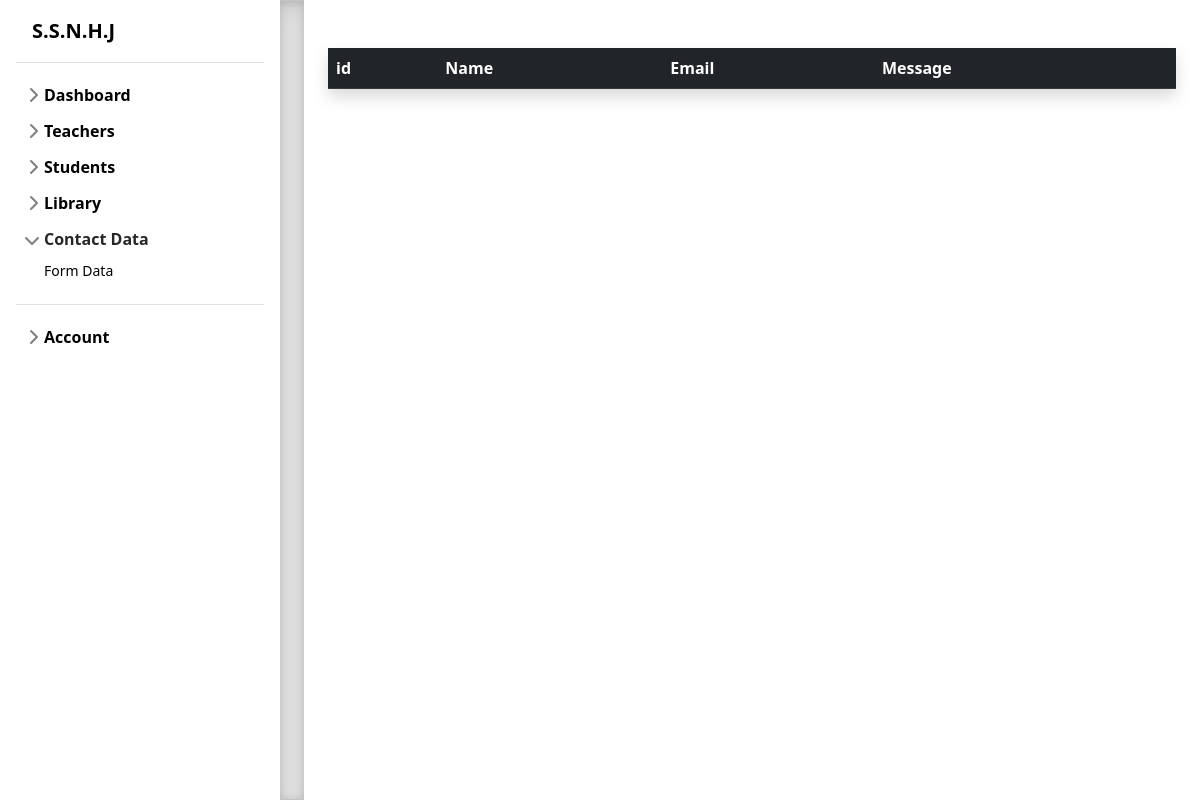
The page /dashboard/contact-data.php (signed in) on the database as committed earlier.
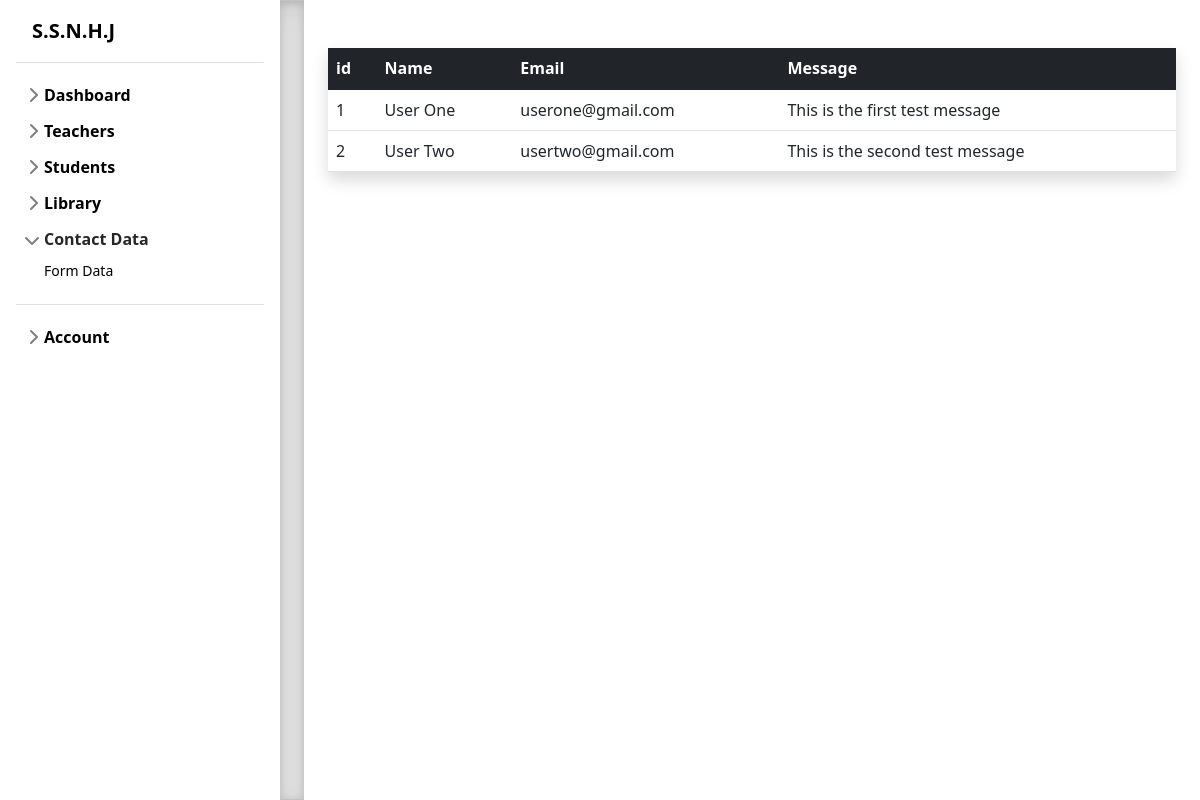
The same page on the database as committed later.
### tables this page shows
CREATE TABLE `contact` (
  `id` int(10) NOT NULL,
  `name` varchar(255) NOT NULL,
  `email` varchar(255) NOT NULL,
  `message` varchar(255) NOT NULL
);

### dashboard/contact-data.php (the view, shortened to what this page needs)
<?php
include 'components/header.php';
include 'connection.php' ?>
<main class="d-flex flex-nowrap">
  <slider class="flex-shrink-0 p-3" style="width: 280px;">
    <a href="index.php" class="d-flex align-items-center pb-3 mb-3 link-body-emphasis text-decoration-none border-bottom">
    <span class="fs-5 ms-3 fw-semibold">S.S.N.H.J</span>
    </a>
    <ul class="list-unstyled ps-0">
        <li class="mb-1">
          <button class="btn btn-toggle d-inline-flex align-items-center rounded border-0 collapsed" data-bs-toggle="collapse" data-bs-target="#dashboard-collapse" aria-expanded="false">
            Dashboard
          </button>
        </li>
        <li class="mb-1">
          <button class="btn btn-toggle d-inline-flex align-items-center rounded border-0 collapsed" data-bs-toggle="collapse" data-bs-target="#teachers-collapse" aria-expanded="false">
            Teachers
          </button>
        </li>
        <li class="mb-1">
          <button class="btn btn-toggle d-inline-flex align-items-center rounded border-0 collapsed" data-bs-toggle="collapse" data-bs-target="#students-collapse" aria-expanded="false">
            Students
          </button>
        </li>
        <li class="mb-1">
          <button class="btn btn-toggle d-inline-flex align-items-center rounded border-0 collapsed" data-bs-toggle="collapse" data-bs-target="#library-collapse" aria-expanded="false">
            Library
          </button>
        </li>
      <li class="mb-1">
        <button class="btn btn-toggle d-inline-flex align-items-center rounded border-0 collapsed" data-bs-toggle="collapse" data-bs-target="#contact-data-collapse" aria-expanded="true">
          Contact Data
        </button>
        <div class="collapse show" id="contact-data-collapse">
          <ul class="btn-toggle-nav list-unstyled fw-normal pb-1 small">
            <li><a href="contact-data.php#form-data" class="link-body-emphasis d-inline-flex text-decoration-none rounded">Form Data</a></li>
          </ul>
        </div>
      </li>
        <li class="border-top my-3"></li>
        <li class="mb-1">
          <button class="btn btn-toggle d-inline-flex align-items-center rounded border-0 collapsed" data-bs-toggle="collapse" data-bs-target="#account-collapse" aria-expanded="false">
            Account
          </button>
        </li>
    </ul>
  </slider>
<div class="b-example-divider b-example-vr"></div>
<div class="main_container py-4 px-4 w-100">
  <div class="full_block py-4 " id="form-data">
    <table class="table table-hover shadow ">
      <thead>
        <tr class="table-dark">
          <th scope="col">id</th>
          <th scope="col">Name</th>
          <th scope="col">Email</th>
          <th scope="col">Message</th>
        </tr>
      </thead>
      <tbody class="table-group-divider">
        <?php
        $sql = "SELECT * FROM `contact`";
        $result = mysqli_query($conn, $sql);
        if($result){
          foreach($result as $value){
            echo "<tr>";
            echo "<td>".$value['id']."</td>";
            echo "<td>".$value['name']."</td>";
            echo "<td>".$value['email']."</td>";
            echo "<td>".$value['message']."</td>";
            echo "</tr>";
          }
        }
        ?>
      </tbody>
    </table>
  </div>
</div>
</main>
</body>
</html>

Rows that differ between the two databases and show on the page:
added contact: id "1", name "User One", email "userone@gmail.com", message "This is the first test message"
added contact: id "2", name "User Two", email "usertwo@gmail.com", message "This is the second test message"
